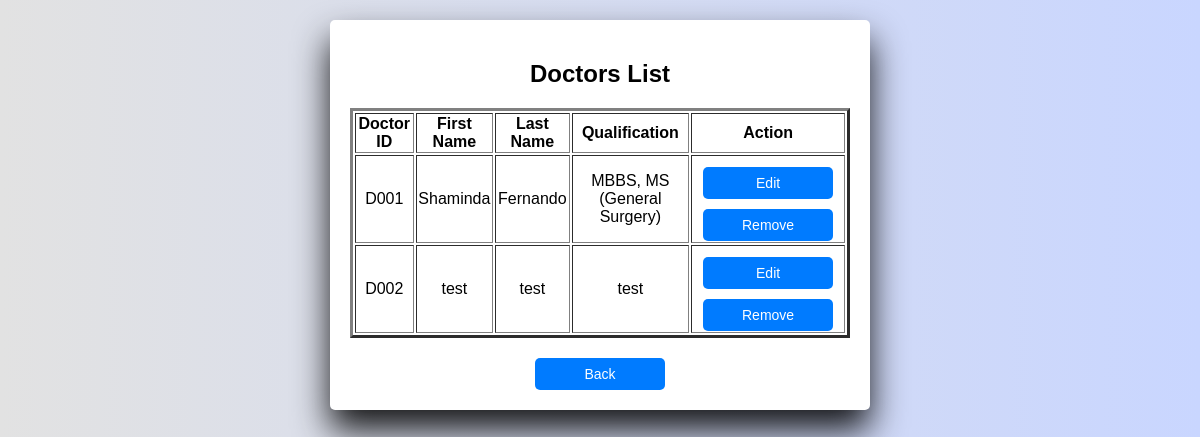
The app's page /adminselectdocs.php with its own data.
### tables this page shows
CREATE TABLE IF NOT EXISTS `doctordetails` (
  `firstname` varchar(150) NOT NULL,
  `lastname` varchar(150) NOT NULL,
  `doctorID` varchar(150) NOT NULL,
  `qualification` varchar(150) NOT NULL,
  `password` int(150) NOT NULL,
  PRIMARY KEY (`doctorID`)
);

### adminselectdocs.php (the view, shortened to what this page needs)
<?php
$servername = "localhost";
$username = "root";
$password = "";
$dbname = "Care Compass Hospital";
$conn = new mysqli($servername, $username, $password, $dbname);
$sql = "SELECT * FROM doctordetails";
$result = $conn->query($sql);
?>
<!DOCTYPE html>
<html lang="en">
<head>
</head>
<body>
    <div class="container">
    <h2>Doctors List</h2>
    <table border="3">
        <tr>
            <th>Doctor ID</th>
            <th>First Name</th>
            <th>Last Name</th>
            <th>Qualification</th>
            <th>Action</th>
        </tr>
        <?php
        if ($result->num_rows > 0) {
            while($row = $result->fetch_assoc()) {
                echo "<tr>";
                echo "<td>" . $row['doctorID'] . "</td>";
                echo "<td>" . $row['firstname'] . "</td>";
                echo "<td>" . $row['lastname'] . "</td>";
                echo "<td>" . $row['qualification'] . "</td>";
                echo "<td>
                            <a href='changedoctordetails.php?doctorID=" . $row['doctorID'] . "' class='btn'>Edit</a>
                            <a href='removedocs.php?doctorID=" . $row['doctorID'] . "' onclick='return confirm(\"Are you sure you want to remove this doctor?\");' class='btn'>Remove</a>
                        </td>";
                echo "</tr>";
            }
        } else {
            echo "<tr><td colspan='5'>No doctors found</td></tr>";
        }
        ?>
    </table>
    <div style="text-align: center; margin-top: 10px;">
    <a href="admindashboard.php" class="btn">Back</a>
    </div>
    </div>
</body>
</html>

### adminselectdocs.php (style rules this page uses)
body { font-family: Arial, sans-serif; margin: 0; padding: 20px; background-color: rgb(14, 137, 185); background: linear-gradient(to right, #e2e2e2, #c9d6ff); }
.container { max-width: 500px; margin: auto; background: white; padding: 20px; border-radius: 5px; box-shadow: 0 20px 35px rgba(0, 0, 1, 0.9); }
table { text-align: center; }
h2 { text-align: center; }
.btn { display: inline-block; padding: 8px 15px; font-size: 14px; background-color: #007bff; color: white; border: none; border-radius: 5px; text-decoration: none; cursor: pointer; text-align: center; width: 100px; text-align: center; margin-top: 10px; }

### records on screen
doctordetails: doctorID "D001", firstname "Shaminda", lastname "Fernando", qualification "MBBS, MS (General Surgery)"
doctordetails: doctorID "D002", firstname "test", lastname "test", qualification "test"
